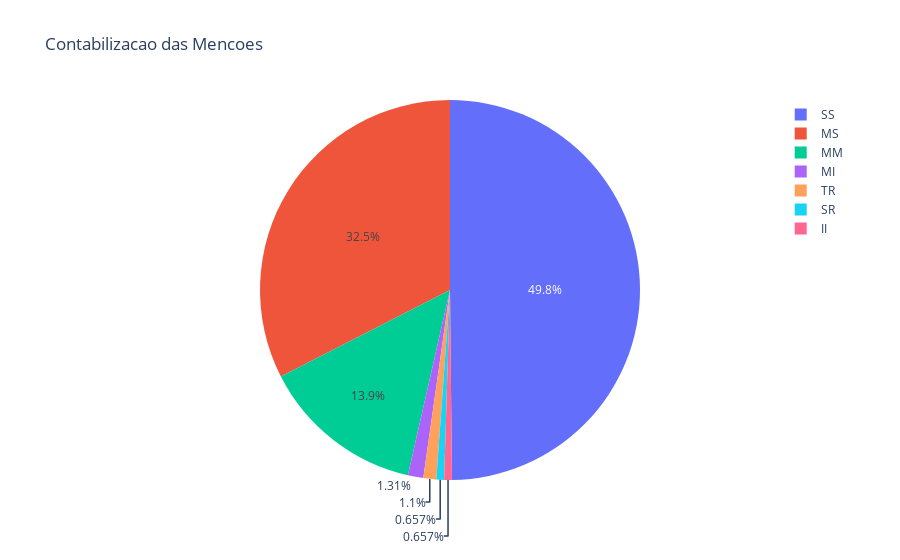

This figure's notebook cell:
### Code cell
mencoes = precdf.groupby(['Menção']).size()

fig = px.pie(precdf, names='Menção', title='Contabilizacao das Mencoes')
fig.show()

### Figure 1 — Plotly figure (JSON) as saved in the notebook; plotly's stock layout.template omitted (floating-point values rounded to 4 significant figures; data arrays with more than 128 entries replaced by an {"elided": "..."} marker saying what was removed)
{"data": [{"domain": {"x": [0, 1], "y": [0, 1]}, "hovertemplate": "Menção=%{label}<extra></extra>", "labels": {"elided": "913 str values"}, "legendgroup": "", "name": "", "showlegend": true, "type": "pie"}], "layout": {"legend": {"tracegroupgap": 0}, "title": {"text": "Contabilizacao das Mencoes"}}}
